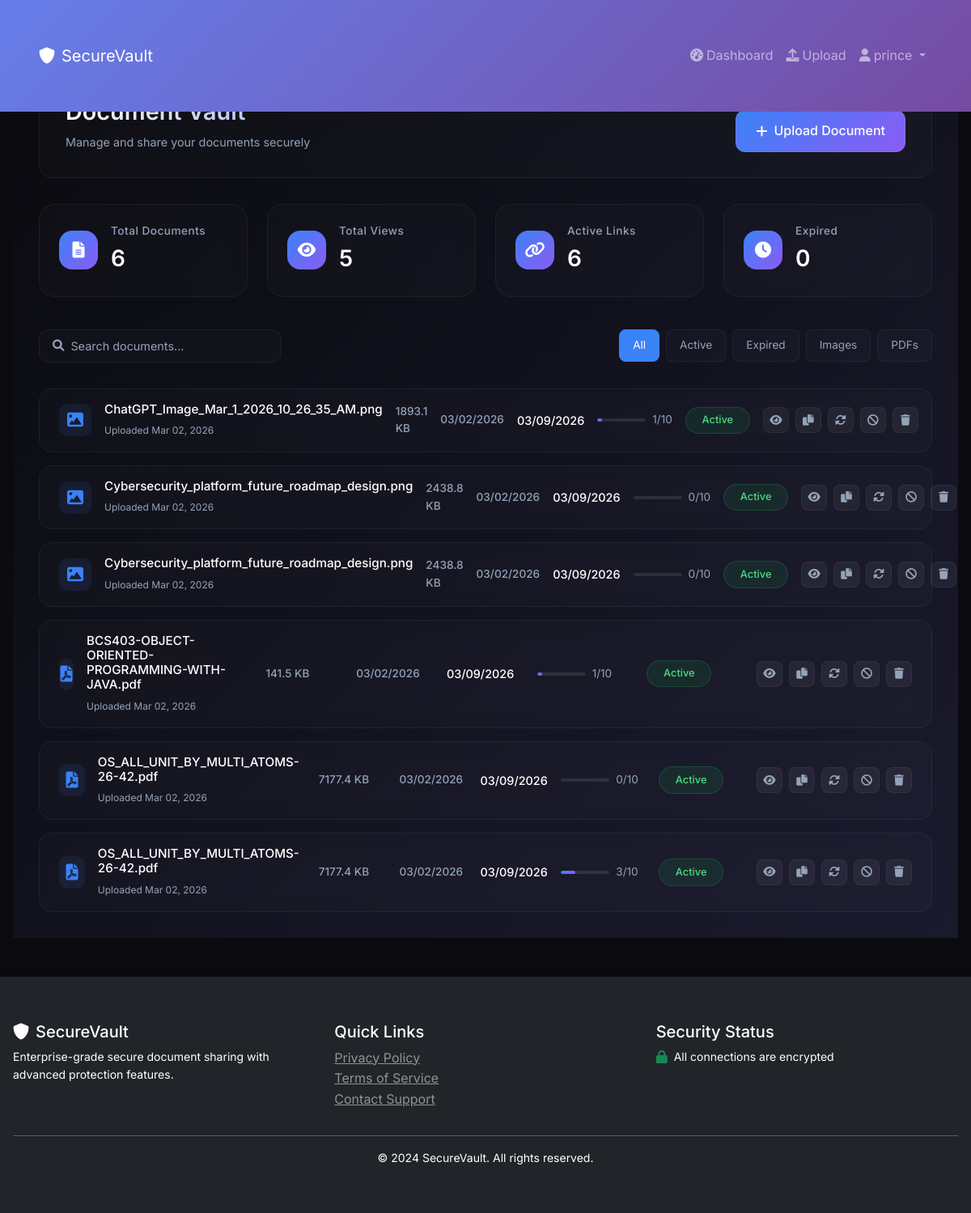
The app's page /doc/dashboard (signed in) with its own data.
### models/user.py (models this page shows, shortened)
class User(db.Model, UserMixin):
    __tablename__ = 'users'
    id = db.Column(db.Integer, primary_key=True)
    username = db.Column(db.String(80), unique=True, nullable=False)
    email = db.Column(db.String(120), unique=True, nullable=False)
    password_hash = db.Column(db.String(200), nullable=False)
    role = db.Column(db.String(20), default='user')
    created_at = db.Column(db.DateTime, default=datetime.utcnow)
    is_active = db.Column(db.Boolean, default=True)
    documents = db.relationship('Document', backref='owner', lazy=True, cascade='all, delete-orphan')
    access_logs = db.relationship('AccessLog', backref='user', lazy=True)
    def is_admin(self):
        return self.role == 'admin'

### models/document.py (models this page shows, shortened)
class Document(db.Model):
    __tablename__ = 'documents'
    id = db.Column(db.Integer, primary_key=True)
    owner_id = db.Column(db.Integer, db.ForeignKey('users.id'), nullable=False)
    filename = db.Column(db.String(200), nullable=False)
    original_filename = db.Column(db.String(200), nullable=False)
    file_path = db.Column(db.String(500), nullable=False)
    file_size = db.Column(db.Integer)  # in bytes
    file_type = db.Column(db.String(50))
    token = db.Column(db.String(100), unique=True, nullable=False)
    view_limit = db.Column(db.Integer, default=10)
    view_count = db.Column(db.Integer, default=0)
    expiry_time = db.Column(db.DateTime)
    watermark_enabled = db.Column(db.Boolean, default=True)
    password_protected = db.Column(db.Boolean, default=False)
    document_password = db.Column(db.String(200), nullable=True)
    created_at = db.Column(db.DateTime, default=datetime.utcnow)
    last_accessed = db.Column(db.DateTime)
    is_active = db.Column(db.Boolean, default=True)
    access_logs = db.relationship('AccessLog', backref='document', lazy=True, cascade='all, delete-orphan')

### routes/document_routes.py (the view)
@doc_bp.route('/dashboard')
@login_required
def dashboard():
    documents = Document.query.filter_by(owner_id=current_user.id).order_by(Document.created_at.desc()).all()
    total_documents = len(documents)
    total_views = sum(doc.view_count for doc in documents)
    active_links = sum(1 for doc in documents if not doc.expiry_time or doc.expiry_time > datetime.utcnow())
    expired_links = sum(1 for doc in documents if doc.expiry_time and doc.expiry_time <= datetime.utcnow())
    stats = {
        'total': total_documents,
        'views': total_views,
        'active': active_links,
        'expired': expired_links
    }
    return render_template('dashboard.html',
                         documents=documents,
                         stats=stats,
                         now=datetime.utcnow)

### templates/dashboard.html (shortened to what this page needs)
{% extends "base.html" %}
{% block content %}
<div class="dashboard-container">
    <div class="dashboard-header">
        <div class="header-left">
            <h1>Document Vault</h1>
            <p>Manage and share your documents securely</p>
        </div>
        <a href="{{ url_for('doc.upload') }}" class="upload-btn">
            <i class="fas fa-plus"></i>
            <span>Upload Document</span>
        </a>
    </div>
    <div class="stats-grid">
        <div class="stat-card">
            <div class="stat-icon"><i class="fas fa-file-alt"></i></div>
            <div class="stat-content">
                <h3>Total Documents</h3>
                <div class="stat-number">{{ stats.total if stats else 0 }}</div>
            </div>
        </div>
        <div class="stat-card">
            <div class="stat-icon"><i class="fas fa-eye"></i></div>
            <div class="stat-content">
                <h3>Total Views</h3>
                <div class="stat-number">{{ stats.views if stats else 0 }}</div>
            </div>
        </div>
        <div class="stat-card">
            <div class="stat-icon"><i class="fas fa-link"></i></div>
            <div class="stat-content">
                <h3>Active Links</h3>
                <div class="stat-number">{{ stats.active if stats else 0 }}</div>
            </div>
        </div>
        <div class="stat-card">
            <div class="stat-icon"><i class="fas fa-clock"></i></div>
            <div class="stat-content">
                <h3>Expired</h3>
                <div class="stat-number">{{ stats.expired if stats else 0 }}</div>
            </div>
        </div>
    </div>
    <div class="search-section">
        <div class="search-box">
            <i class="fas fa-search"></i>
            <input type="text" id="searchInput" placeholder="Search documents..." onkeyup="searchDocuments()">
        </div>
        <div class="filter-buttons">
            <button class="filter-btn active" onclick="filterDocuments('all')">All</button>
            <button class="filter-btn" onclick="filterDocuments('active')">Active</button>
            <button class="filter-btn" onclick="filterDocuments('expired')">Expired</button>
            <button class="filter-btn" onclick="filterDocuments('images')">Images</button>
            <button class="filter-btn" onclick="filterDocuments('pdfs')">PDFs</button>
        </div>
    </div>
    {% if documents %}
    <div class="documents-grid" id="documentsGrid">
        {% for doc in documents %}
        <div class="document-card" data-filetype="{{ doc.file_type }}" data-status="{% if doc.expiry_time and doc.expiry_time <= now() %}expired{% elif doc.view_limit and doc.view_count >= doc.view_limit %}limited{% else %}active{% endif %}">
            <div class="file-info">
                <div class="file-icon">
                    {% if doc.file_type and doc.file_type.startswith('image') %}
                        <i class="fas fa-image"></i>
                    {% elif doc.file_type == 'application/pdf' %}
                        <i class="fas fa-file-pdf"></i>
                    {% else %}
                        <i class="fas fa-file-alt"></i>
                    {% endif %}
                </div>
                <div class="file-details">
                    <h4>{{ doc.original_filename }}</h4>
                    <span>Uploaded {{ doc.created_at.strftime('%b %d, %Y') }}</span>
                </div>
            </div>
            <div class="metric-cell small">{{ (doc.file_size / 1024)|round(1) }} KB</div>
            <div class="metric-cell small">{{ doc.created_at.strftime('%m/%d/%Y') }}</div>
            <div class="metric-cell">
                {% if doc.expiry_time %}
                    {% if doc.expiry_time > now() %}
                        {{ doc.expiry_time.strftime('%m/%d/%Y') }}
                    {% else %}
                        <span style="color: #f87171;">Expired</span>
                    {% endif %}
                {% else %}
                    <span style="color: #94a3b8;">Never</span>
                {% endif %}
            </div>
            <div class="views-cell">
                <div class="views-progress">
                    {% if doc.view_limit %}
                        {% set percentage = (doc.view_count / doc.view_limit * 100)|int %}
                        <div class="progress-bar" style="width: {{ percentage }}%"></div>
                    {% endif %}
                </div>
                <span class="views-text">{{ doc.view_count }}/{{ doc.view_limit if doc.view_limit else '∞' }}</span>
            </div>
            <div>
                {% if doc.expiry_time and doc.expiry_time <= now() %}
                    <span class="status-badge status-expired">Expired</span>
                {% elif doc.view_limit and doc.view_count >= doc.view_limit %}
                    <span class="status-badge status-limited">Limit Reached</span>
                {% else %}
                    <span class="status-badge status-active">Active</span>
                {% endif %}
            </div>
            <div class="action-buttons">
                <a href="{{ url_for('doc.view', token=doc.token) }}" class="action-btn" target="_blank" title="View">
                    <i class="fas fa-eye"></i>
                </a>
                <button onclick="copyLink('{{ url_for('doc.view', token=doc.token, _external=True) }}')" class="action-btn" title="Copy Link">
                    <i class="fas fa-copy"></i>
                </button>
                <a href="{{ url_for('doc.regenerate', doc_id=doc.id) }}" class="action-btn" title="New Link">
                    <i class="fas fa-sync-alt"></i>
                </a>
                <a href="{{ url_for('doc.revoke', doc_id=doc.id) }}" class="action-btn" title="Revoke" onclick="return confirm('Revoke access to this document?')">
                    <i class="fas fa-ban"></i>
                </a>
                <a href="{{ url_for('doc.delete', doc_id=doc.id) }}" class="action-btn delete" title="Delete" onclick="return confirm('Delete this document permanently?')">
                    <i class="fas fa-trash"></i>
                </a>
            </div>
        </div>
        {% endfor %}
    </div>
    {% endif %}
</div>
{% endblock %}

### templates/base.html (shortened to what this page needs)
<!DOCTYPE html>
<html lang="en">
<head>
    <link href="https://cdn.jsdelivr.net/npm/bootstrap@5.3.0/dist/css/bootstrap.min.css" rel="stylesheet">
    <link rel="stylesheet" href="https://cdnjs.cloudflare.com/ajax/libs/font-awesome/6.4.0/css/all.min.css">
    <link rel="stylesheet" href="https://cdnjs.cloudflare.com/ajax/libs/animate.css/4.1.1/animate.min.css">
    <link rel="stylesheet" href="{{ url_for('static', filename='css/main.css') }}">
    <link rel="stylesheet" href="{{ url_for('static', filename='css/animations.css') }}">
</head>
<body>
    <nav class="navbar navbar-expand-lg navbar-dark bg-dark fixed-top">
        <div class="container">
            <a class="navbar-brand" href="{{ url_for('index') }}">
                <i class="fas fa-shield-alt me-2"></i>SecureVault
            </a>
            <div class="collapse navbar-collapse" id="navbarNav">
                <ul class="navbar-nav ms-auto">
                    {% if current_user.is_authenticated %}
                        <li class="nav-item">
                            <a class="nav-link" href="{{ url_for('doc.dashboard') }}">
                                <i class="fas fa-tachometer-alt me-1"></i>Dashboard
                            </a>
                        </li>
                        <li class="nav-item">
                            <a class="nav-link" href="{{ url_for('doc.upload') }}">
                                <i class="fas fa-upload me-1"></i>Upload
                            </a>
                        </li>
                        <li class="nav-item dropdown">
                            <a class="nav-link dropdown-toggle" href="#" id="userDropdown" role="button" data-bs-toggle="dropdown">
                                <i class="fas fa-user me-1"></i>{{ current_user.username }}
                            </a>
                        </li>
                    {% endif %}
                </ul>
            </div>
        </div>
    </nav>
    <main class="container mt-5 pt-4">
        {% block content %}{% endblock %}
    </main>
    <footer class="bg-dark text-white mt-5 py-4">
        <div class="container">
            <div class="row">
                <div class="col-md-4">
                    <h5><i class="fas fa-shield-alt me-2"></i>SecureVault</h5>
                    <p class="small">Enterprise-grade secure document sharing with advanced protection features.</p>
                </div>
                <div class="col-md-4">
                    <h5>Quick Links</h5>
                    <ul class="list-unstyled">
                        <li><a href="#" class="text-white-50">Privacy Policy</a></li>
                        <li><a href="#" class="text-white-50">Terms of Service</a></li>
                        <li><a href="#" class="text-white-50">Contact Support</a></li>
                    </ul>
                </div>
                <div class="col-md-4">
                    <h5>Security Status</h5>
                    <div class="d-flex align-items-center">
                        <i class="fas fa-lock text-success me-2"></i>
                        <span class="small">All connections are encrypted</span>
                    </div>
                </div>
            </div>
            <hr class="bg-secondary">
            <div class="text-center small">
                &copy; 2024 SecureVault. All rights reserved.
            </div>
        </div>
    </footer>
</body>
</html>

### templates/static/css/main.css (style rules this page uses)
* { margin: 0; padding: 0; box-sizing: border-box; }
body { font-family: 'Segoe UI', Tahoma, Geneva, Verdana, sans-serif; line-height: 1.6; color: #333; }
.navbar { background: linear-gradient(135deg, #667eea 0%, #764ba2 100%); padding: 1rem 2rem; display: flex; justify-content: space-between; align-items: center; color: white; }
.container { max-width: 1200px; margin: 2rem auto; padding: 0 1rem; }

### templates/static/css/animations.css (style rules this page uses)
.fade-in { animation: fadeIn 1s ease-in; }

### records on screen
User: username "prince"
Document: file_type "image/png" (drawn), original_filename "ChatGPT_Image_Mar_1_2026_10_26_35_AM.png", created_at "Mar 02, 2026", (doc.file_size/1024)|round(1) "1893.1", created_at "03/02/2026", expiry_time "03/09/2026", view_count "1", view_limit "10", shows "Active"
Document: file_type "image/png" (drawn), original_filename "Cybersecurity_platform_future_roadmap_design.png", created_at "Mar 02, 2026", (doc.file_size/1024)|round(1) "2438.8", created_at "03/02/2026", expiry_time "03/09/2026", view_count "0", view_limit "10", shows "Active"
Document: file_type "image/png" (drawn), original_filename "Cybersecurity_platform_future_roadmap_design.png", created_at "Mar 02, 2026", (doc.file_size/1024)|round(1) "2438.8", created_at "03/02/2026", expiry_time "03/09/2026", view_count "0", view_limit "10", shows "Active"
Document: file_type "application/pdf" (drawn), original_filename "BCS403-OBJECT-ORIENTED-PROGRAMMING-WITH-JAVA.pdf", created_at "Mar 02, 2026", (doc.file_size/1024)|round(1) "141.5", created_at "03/02/2026", expiry_time "03/09/2026", view_count "1", view_limit "10", shows "Active"
Document: file_type "application/pdf" (drawn), original_filename "OS_ALL_UNIT_BY_MULTI_ATOMS-26-42.pdf", created_at "Mar 02, 2026", (doc.file_size/1024)|round(1) "7177.4", created_at "03/02/2026", expiry_time "03/09/2026", view_count "0", view_limit "10", shows "Active"
Document: file_type "application/pdf" (drawn), original_filename "OS_ALL_UNIT_BY_MULTI_ATOMS-26-42.pdf", created_at "Mar 02, 2026", (doc.file_size/1024)|round(1) "7177.4", created_at "03/02/2026", expiry_time "03/09/2026", {{ percentage }} 30 (drawn), view_count "3", view_limit "10", shows "Active"

### other values on screen
{{ stats.total if stats else 0 }} "6"
{{ stats.views if stats else 0 }} "5"
{{ stats.active if stats else 0 }} "6"
{{ stats.expired if stats else 0 }} "0"
